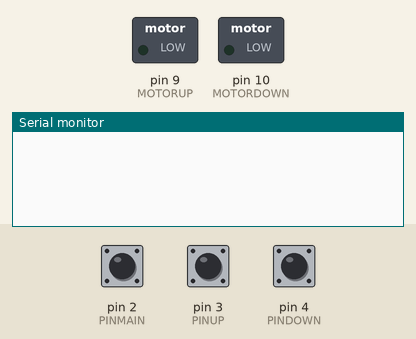
The sketch below on a simulated Arduino Uno, built with avr-gcc and run on an emulated ATmega328P. Shown: switched loads named in the sketch (green lamp = pin HIGH), the last lines printed to the serial monitor. The test bench sets the inputs (shaded band); at power-on: pin 2 (PINMAIN) HIGH, pin 3 (PINUP) HIGH, pin 4 (PINDOWN) HIGH.

Above: at 1.2 s.
1.3 s: pin 2 (PINMAIN) pulled LOW for 0.15 s
At 2.2 s:
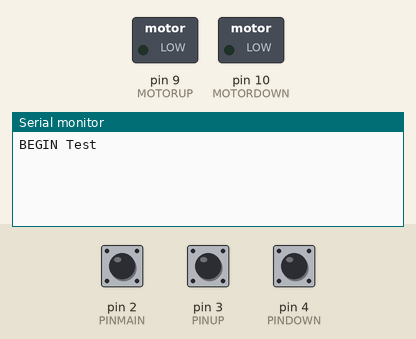
2.9 s: pin 3 (PINUP) pulled LOW for 0.15 s
At 3.4 s:
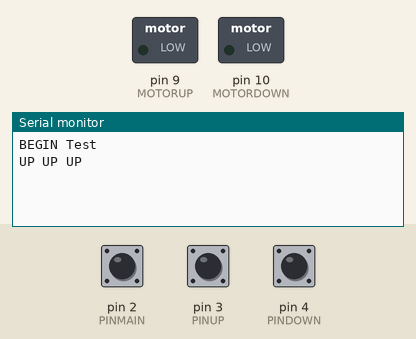
4.5 s: pin 4 (PINDOWN) pulled LOW for 0.15 s
At 5.7 s:
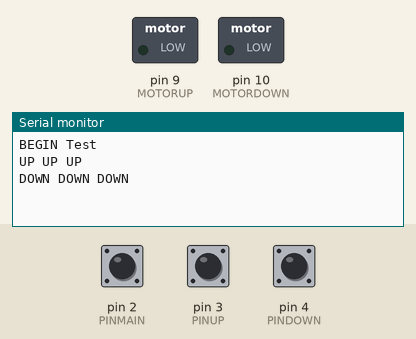
6.1 s: pin 3 (PINUP) driven LOW and pin 4 (PINDOWN) driven LOW
At 6.6 s:
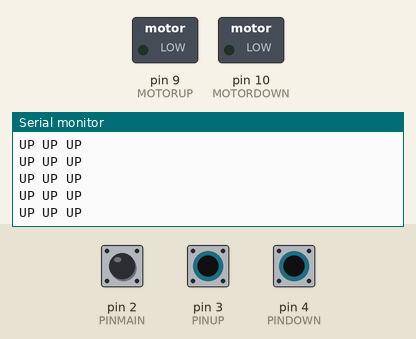

The sketch:

mgrv_machine_dec13c_test.ino
```cpp
// Version 12.13.c
// min height = 30 second rest
// max height = 30 second rest

// Test code for all boxes
// upload, open serial monitor, test connections and switches

#define PINMAIN 2
#define PINUP 3
#define PINDOWN 4

#define MOTORUP 9
#define MOTORDOWN 10

long timeDebounceMain = 0;  // last time Main switch was pressed
long timeDebounceUp = 0;    // last time Up switch was pressed
long timeDebounceDown = 0;  // last time Down switch was pressed
long timeDebounceRef = 0;   // time of switch, reference for rest time

long delayDebounce = 100; //

long restUp = 30000;      // 1 minutes min rest before going UP, min height
long restDown = 30000;    // 1 minutes min rest before going DOWN, max height
long randUp;              // randomize rest time before going UP
long randDown;            // randomize rest time before going DOWN
//long moveUp = 10000;    // 10 second maximum motor movement UP
//long moveDown = 10000;  // 10 second maximum motor movement DOWN

int mainState = LOW;
int upState = LOW;
int downState = LOW;

int debounceRefStateUP = LOW; // LOW - get a ref time, HIGH - no ref time
int debounceRefStateDOWN = LOW;

void setup() {
  Serial.begin(9600);

  pinMode(PINMAIN, INPUT_PULLUP);
  pinMode(PINUP, INPUT_PULLUP);
  pinMode(PINDOWN, INPUT_PULLUP);

  pinMode(MOTORUP, OUTPUT);
  pinMode(MOTORDOWN, OUTPUT);
}

void loop()
  {
  if (digitalRead(PINMAIN) == LOW && mainState == LOW)  // --- monitor PINMAIN main switch

  { // --- start PINMAIN monitor
    if((millis() - timeDebounceMain) > delayDebounce)   // --- if PINMAIN is active after a long time
    { timeDebounceMain = millis();                      // --- time of PINMAIN activation = current time stamp
      mainState = HIGH;                                 // --- main state is set as active, routine begins.
      Serial.println("BEGIN Test");
    }
  } // --- end PINMAIN monitor


  while (mainState == HIGH)

  { // --- main routine begins when PINMAIN is activated
    //machineState();                                   // --- sends machine state via Serial
    if (digitalRead(PINUP) == LOW)                      // --- monitor UP pin

    { if((millis() - timeDebounceUp) > delayDebounce)   // --- UP pin is clicked
      { upState = HIGH;
        downState = LOW;
        if (debounceRefStateUP == LOW)                  // --- RefStateUP == LOW, get a reference time
        { timeDebounceRef = millis();
          Serial.println("UP UP UP");
          //randUp = restUp + random(0,4)*60000;          // --- 1 - 5 minutes
          //Serial.println(randUp);
        }
       }
     }

    // monitor DOWN pin
    if (digitalRead(PINDOWN) == LOW)

    { if((millis() - timeDebounceDown) > delayDebounce)
      { upState = LOW;
        downState = HIGH;
        if (debounceRefStateDOWN == LOW)
        { timeDebounceRef = millis();
          Serial.println("DOWN DOWN DOWN");
          //randDown = restDown + random(0,14)*60000;      // --- 1 - 15 minutes
          //Serial.println(randDown);
        }
      }
     }


     if (upState == HIGH && downState == LOW)

     { if (millis() - timeDebounceRef < restUp)
       { debounceRefStateUP = HIGH;
         debounceRefStateDOWN = LOW;
         motorOff();
       }

       else
       { motorUp();
       }
     }

     if (upState == LOW && downState == HIGH)

     { if (millis() - timeDebounceRef < restDown)
       { debounceRefStateUP = LOW;
         debounceRefStateDOWN = HIGH;
         motorOff();
       }

       else
       { motorDown();
       }
     } // upState == LOW && downState == HIGH
  }

}

void motorUp()
{ //Serial.println("UP");
  digitalWrite(MOTORUP, HIGH);
  digitalWrite(MOTORDOWN, LOW);
}

void motorDown()
{ //Serial.println("DOWN");
  digitalWrite(MOTORUP, LOW);
  digitalWrite(MOTORDOWN, HIGH);
}

void motorOff()
{ //Serial.println("OFF");
  digitalWrite(MOTORUP, LOW);
  digitalWrite(MOTORDOWN, LOW);
}

void machineState(){
  Serial.print(digitalRead(PINUP));
  Serial.print(digitalRead(PINDOWN));
  Serial.print(upState);
  Serial.print(downState);
  Serial.print(debounceRefStateUP);
  Serial.println(debounceRefStateDOWN);
}
```

Measured:
- after the input at 1.3 s, the serial monitor: prints a new line at once (image 1)
- after the input at 2.9 s, the serial monitor: prints a new line at once (image 2)
- after the input at 4.5 s, the serial monitor: prints a new line at once (image 3)
- after the input at 6.1 s, the serial monitor: prints a new line at once (image 4)
